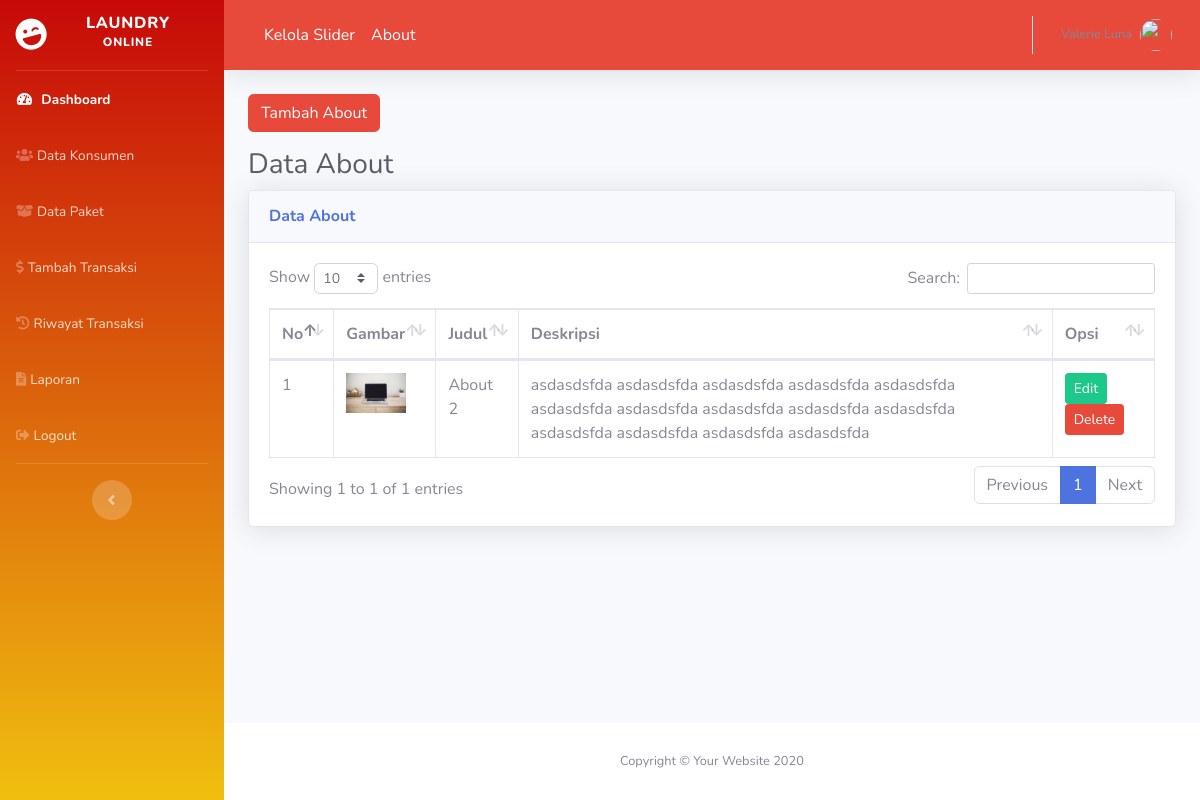
The app's page /index.php/about with its own data.
### tables this page shows
CREATE TABLE `about` (
  `id_about` int(11) NOT NULL,
  `judul_about` varchar(50) NOT NULL,
  `deskripsi_about` text NOT NULL,
  `gambar_about` varchar(100) NOT NULL
);

### application/controllers/About.php (called while the page is built, shortened)
<?php
class About extends CI_Controller {
  public function __construct(){
    $this->load->model('about_model');
  }
  public function index(){
    $data['content'] = 'backend/about/about';
    $data['title'] = 'Data About';
    $data['about'] = $this->db->get('about')->result();
    $this->load->view('backend/dashboard', $data);
  }
}

### index.php (called while the page is built, shortened)
<?php
require_once BASEPATH.'core/CodeIgniter.php';

### application/views/backend/about/about.php (the view, shortened to what this page needs)
<div class="container-fluid">
  <div class="row mb-3">
    <div class="col-md-12">
      <a href="<?= base_url('about/tambah'); ?>" class="btn btn-danger">Tambah About</a>
    </div>
  </div>
  <h1 class="h3 mb-2 text-gray-800"><?= $title; ?></h1>
  <div class="card shadow mb-4">
    <div class="card-header py-3">
      <h6 class="m-0 font-weight-bold text-primary"><?= $title; ?></h6>
    </div>
    <div class="card-body">
      <div class="table-responsive">
        <table class="table table-bordered" id="dataTable" width="100%" cellspacing="0">
          <thead>
            <tr>
              <th>No</th>
              <th>Gambar</th>
              <th>Judul</th>
              <th>Deskripsi</th>
              <th>Opsi</th>
            </tr>
          </thead>
          <tbody>
            <?php
              $no = 1;
              foreach($about as $row){ ?>
                <tr>
                  <td><?= $no++; ?></td>
                  <td>
                    <a href="<?= base_url('assets/images/about/'). $row->gambar_about ?>" target="_blank">
                      <img src="<?= base_url('assets/images/about/'). $row->gambar_about ?>" alt="" width="60">
                    </a>
                  </td>
                  <td><?= $row->judul_about; ?></td>
                  <td><?= $row->deskripsi_about; ?></td>
                  <td>
                    <a href="<?= base_url('about/edit/') . $row->id_about?>" class="btn btn-success btn-sm">Edit</a>
                    <a href="<?= base_url('about/delete/') . $row->id_about?>" class="btn btn-danger btn-sm" onclick="return confirm('Yakin hapus?')">Delete</a>
                  </td>
                </tr>
              <?php }
            ?>
          </tbody>
        </table>
      </div>
    </div>
  </div>
</div>

### records on screen
about: gambar_about (picture), judul_about "About 2", deskripsi_about "asdasdsfda asdasdsfda asdasdsfda asdasdsfda asdasdsfda asdasdsfda asdasdsfda asdasdsfda asdasdsfda asdasdsfda asdasdsfda asdasdsfda asdasdsfda asdasdsfda"

### other values on screen
$title "Data About"
